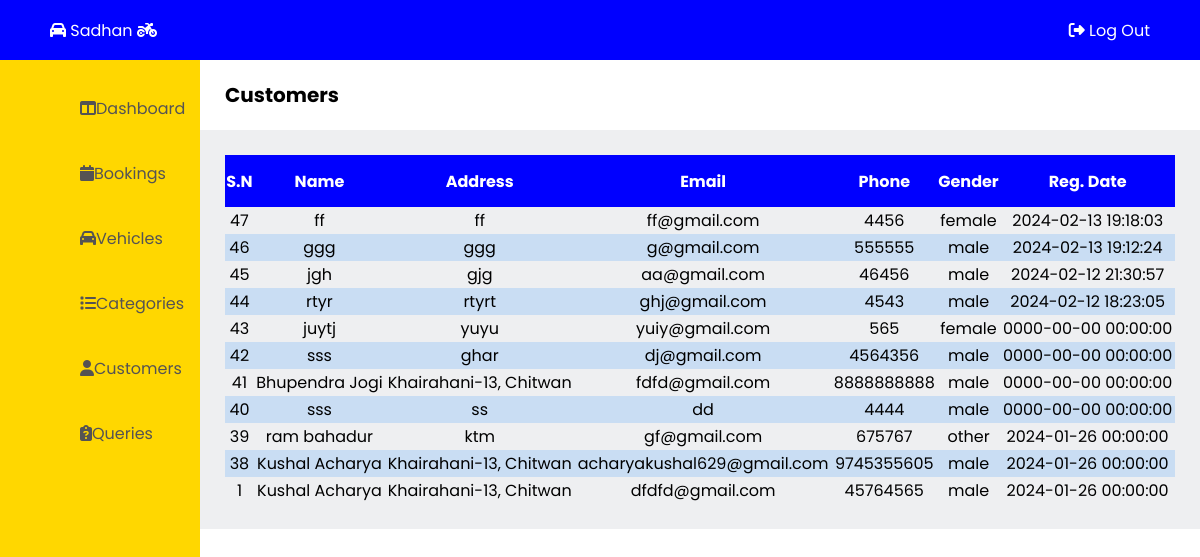
The page /admin/customers.php on the database as committed earlier.
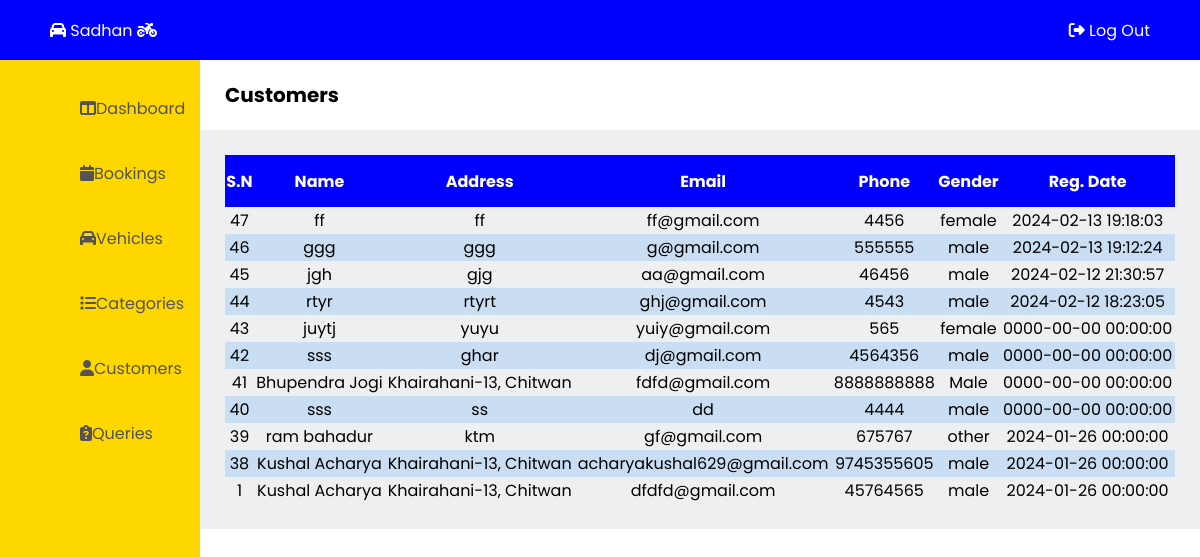
The same page on the database as committed later.
### tables this page shows
CREATE TABLE `user_signup` (
  `u_id` int(11) NOT NULL,
  `u_name` varchar(50) NOT NULL,
  `u_image` varchar(100) NOT NULL,
  `u_address` varchar(100) NOT NULL,
  `u_email` varchar(50) NOT NULL,
  `u_phone` varchar(15) NOT NULL,
  `u_gender` varchar(20) NOT NULL,
  `u_password` varchar(20) NOT NULL,
  `u_reg_date` datetime NOT NULL DEFAULT CURRENT_TIMESTAMP
);

### admin/customers.php (the view, shortened to what this page needs)
<!DOCTYPE html>
<html lang="en">
<head>
  <link rel="stylesheet" href="admin-css\admin-style.css"/>
</head>
<body>
  <?php
    include "admin-container\admin-header.php";
  ?>
  <?php
    include "admin-container\admin-leftbar.php";
  ?>
  <main class="main">
    <section class="title">
      <p>Customers</p>
    </section>
    <div class="customer-table">
      <table>
        <tr>
          <th>S.N</th>
          <th>Name</th>
          <th>Address</th>
          <th>Email</th>
          <th>Phone</th>
          <th>Gender</th>
          <th>Reg. Date</th>
        </tr>
<?php
    $qry = "SELECT * FROM user_signup ORDER BY u_id DESC";
    include 'admin-container/db_connection.php';
    $result = mysqli_query($con, $qry);
?>
        <?php while($row = mysqli_fetch_assoc($result)) { ?>
          <tr>
            <td><?php echo $row['u_id'];?></td>
            <td><?php echo $row['u_name'];?></td>
            <td><?php echo $row['u_address'];?></td>
            <td><?php echo $row['u_email'];?></td>
            <td><?php echo $row['u_phone'];?></td>
            <td><?php echo $row['u_gender'];?></td>
            <td><?php echo $row['u_reg_date'];?></td>
          </tr>
        <?php } ?>
      </table>
    </div>
  </main>
</body>
</html>

Rows that differ between the two databases and show on the page:
changed user_signup "Bhupendra Jogi": u_gender "male" → "Male"
